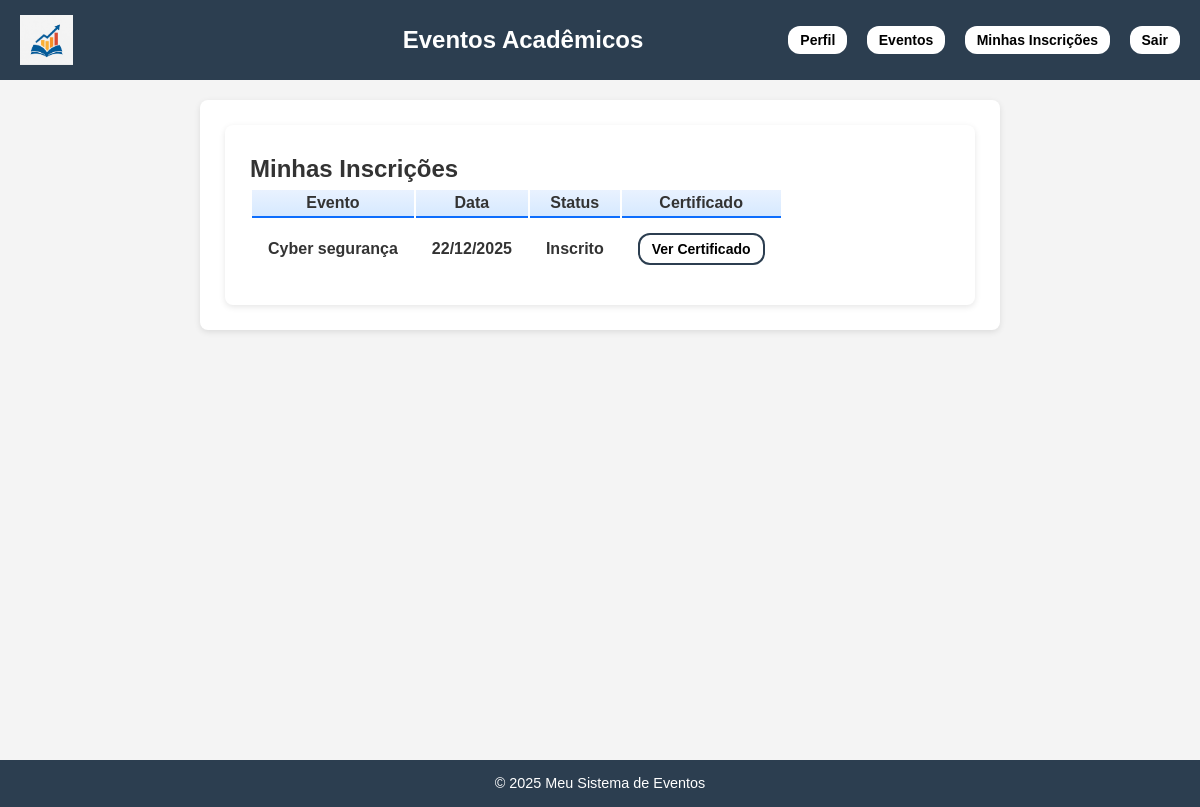
The app's page /api/inscricoes/ (signed in), older data.
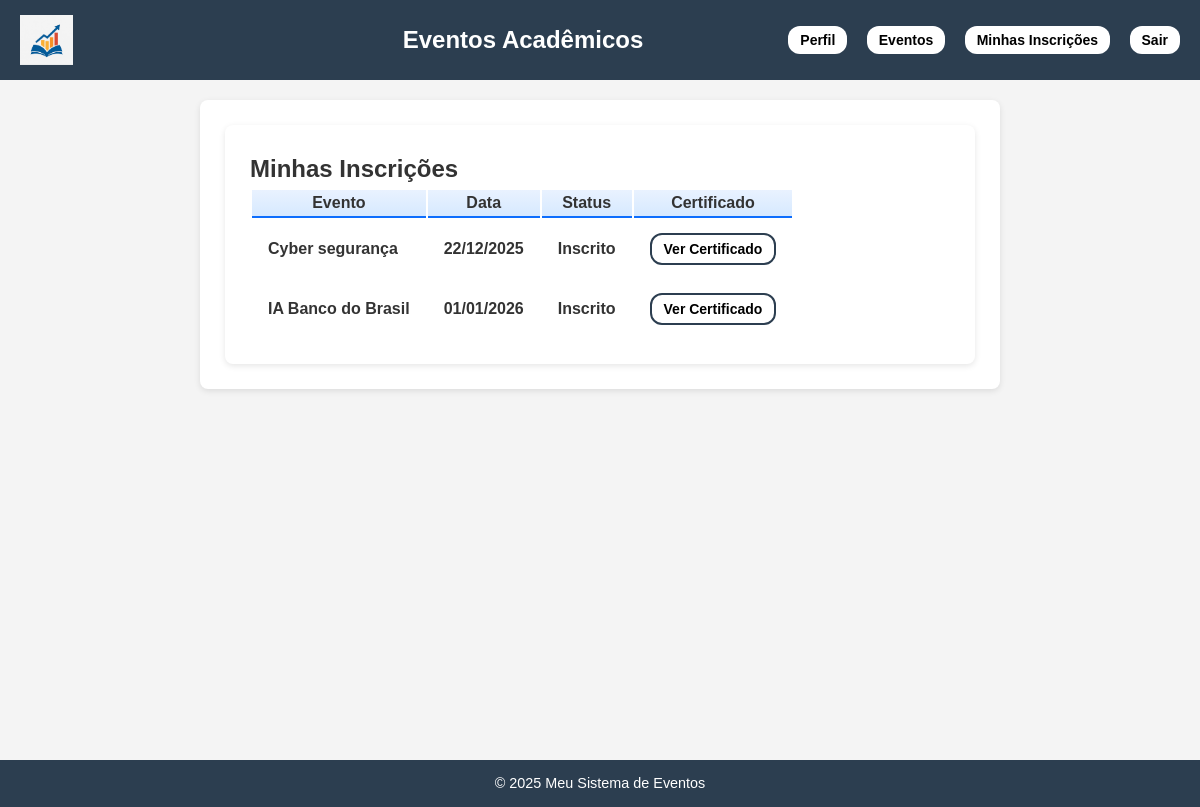
The same page, newer data.
### eventos/models.py (models this page shows, shortened)
class Inscricao(models.Model):
    STATUS = [
        ('inscrito', 'Inscrito'),
        ('cancelado', 'Cancelado'),
        ('presente', 'Presente'),
    ]
    usuario = models.ForeignKey(
        User,
        on_delete=models.CASCADE,
        related_name="inscricoes"
    )
    evento = models.ForeignKey(
        Evento,
        on_delete=models.CASCADE,
        related_name="inscricoes"
    )
    status = models.CharField(
        max_length=20,
        choices=STATUS,
        default='inscrito'
    )
    data_inscricao = models.DateTimeField(auto_now_add=True)
    class Meta:
        unique_together = ('usuario', 'evento')  # Impede inscrição duplicada
        verbose_name = "Inscrição"
        verbose_name_plural = "Inscrições"

class Evento(models.Model):
    TIPOS = [
        ('seminario', 'Seminário'),
        ('palestra', 'Palestra'),
        ('workshop', 'Workshop'),
        ('curso', 'Curso'),
    ]
    nome = models.CharField(max_length=200)
    tipo = models.CharField(max_length=20, choices=TIPOS)
    descricao = models.TextField()
    data_inicio = models.DateField()
    data_fim = models.DateField()
    horario_inicio = models.TimeField()
    horario_fim = models.TimeField()
    local = models.CharField(max_length=255)
    quantidade_participantes = models.PositiveIntegerField(null=True, blank=True)
    organizador = models.ForeignKey(
        User,
        on_delete=models.CASCADE,
        related_name="eventos_organizados"
    )
    professor = models.ForeignKey(User, on_delete=models.SET_NULL, null=True, blank=True)
    banner = models.ImageField(upload_to='banners/', blank=True, null=True)

### eventos/views.py (the view)
# urls.py: path('inscricoes/', InscricaoListView.as_view(), name='minhas-inscricoes'),
class InscricaoListView(ListView):
    model = Inscricao
    template_name = "inscricao_list.html"
    context_object_name = "inscricoes"
    def get_queryset(self):
        return Inscricao.objects.filter(usuario=self.request.user)

### eventos/context_processors.py (called while the page is built)
def perfil_context(request):
    if request.user.is_authenticated:
        return {'perfil': getattr(request.user, 'perfil', None)}
    return {}

### eventos/templates/inscricao_list.html (shortened to what this page needs)
{% extends 'base.html' %}
{% block content %}
<div class="container mt-5 d-flex justify-content-center">
    <div class="card shadow-lg p-4 w-100" style="max-width: 950px;">
        <h2 class="mb-4 text-center fw-bold text-primary">Minhas Inscrições</h2>
        <div class="table-responsive">
            <table class="table table-hover align-middle text-center shadow-sm">
                <thead class="table-primary text-dark">
                    <tr>
                        <th class="py-3 px-4"><strong>Evento</strong></th>
                        <th class="py-3 px-4"><strong>Data</strong></th>
                        <th class="py-3 px-4"><strong>Status</strong></th>
                        <th class="py-3 px-4"><strong>Certificado</strong></th>
                    </tr>
                </thead>
                <tbody>
                    {% for inscricao in inscricoes %}
                    <tr>
                        <td class="fw-semibold text-start ps-4"><strong>{{ inscricao.evento.nome }}</strong></td>
                        <td><strong>{{ inscricao.evento.data_inicio|date:"d/m/Y" }}</strong></td>
                        <td>
                            <span class="badge px-3 py-2 fs-6
                                {% if inscricao.status == 'inscrito' %} bg-success
                                {% elif inscricao.status == 'cancelado' %} bg-danger
                                {% elif inscricao.status == 'presente' %} bg-info
                                {% else %} bg-secondary
                                {% endif %}">
                                <strong>{{ inscricao.get_status_display }}</strong>
                            </span>
                        </td>
                        <td>
                            <a href="{% url 'certificado' inscricao.id %}"
                               class="buttonInscricao">
                                Ver Certificado
                            </a>
                        </td>
                    </tr>
                    {% empty %}
                    <tr>
                        <td colspan="4" class="text-muted py-4">
                            Você não possui inscrições no momento.
                        </td>
                    </tr>
                    {% endfor %}
                </tbody>
            </table>
        </div>
    </div>
</div>
{% endblock %}

### eventos/templates/base.html (shortened to what this page needs)
{% load static %}
<!DOCTYPE html>
<html lang="pt-BR">
<head>
</head>
<body>
    <header>
        <img src="{% static 'img/logo_eventos_academicos.png' %}" >
        <h1>Eventos Acadêmicos</h1>
        <nav>
            {% if user.is_authenticated %}
                <a href="{% url 'perfil' %}" class="buttonH">Perfil</a>
            {% else %}
                <a href="{% url 'login' %}?next={% url 'perfil' %}" class="buttonH">Perfil</a>
            {% endif %}
            <a href="{% url 'evento_list' %}" class="buttonH">Eventos</a>
            {% if user.is_authenticated and perfil and perfil.tipo != 'organizador' %}
             <a href="{% url 'minhas-inscricoes' %}" class="buttonH">Minhas Inscrições</a>
            {% endif %}
            {% if user.is_authenticated %}
                <form method="post" action="{% url 'logout' %}">
                    <button type="submit" class="buttonH">Sair</button>
                </form>
            {% else %}
                <a href="{% url 'login' %}" class="buttonH">Entrar</a>
                <a href="{% url 'registro' %}" class="buttonH">Registrar</a>
            {% endif %}
        </nav>
    </header>
    <main>
        <div class="container">
            {% block content %}{% endblock %}
        </div>
    </main>
    <footer>
        &copy; 2025 Meu Sistema de Eventos
    </footer>
</body>
</html>

### eventos/templates/base.html (style rules this page uses)
* { margin: 0; padding: 0; box-sizing: border-box; }
body { font-family: Arial, sans-serif; background-color: #f4f4f4; color: #333; line-height: 1.6; }
header img { height: 50px; margin-right: 200px; }
header { background-color: #2c3e50; color: #fff; padding: 15px 20px; display: flex; align-items: center; justify-content: space-between; }
header h1 { font-size: 1.5rem; }
nav a, nav form button { color: #fff; text-decoration: none; margin-left: 15px; font-size: 0.95rem; }
nav form { display: inline; }
main { padding: 20px; min-height: calc(100vh - 120px); }
.container { max-width: 800px; margin: auto; background: #fff; padding: 25px; border-radius: 8px; box-shadow: 0 2px 6px rgba(0,0,0,0.1); }
.buttonH { font-weight: bold; background-color: white; color: black; padding: 6px 12px; border-radius: 12px; text-decoration: none; font-size: 14px; transition: all 0.3s ease; }
.buttonInscricao { margin-bottom: 15px; font-weight: bold; background-color: white; border: 2px solid #2c3e50; color: black; padding: 6px 12px; border-radius: 12px; text-decoration: none; font-size: 14px; transition: all 0.3s ease; }
button { padding: 10px 15px; border: none; border-radius: 5px; background-color: #27ae60; color: white; cursor: pointer; transition: background 0.3s ease; }
footer { background-color: #2c3e50; color: white; text-align: center; padding: 12px; font-size: 0.9rem; position: relative; bottom: 0; width: 100%; }

### eventos/templates/inscricao_list.html (style rules this page uses)
thead th { font-weight: 600; background: linear-gradient(180deg, #e9f2ff, #d6e9ff); border-bottom: 2px solid #0d6efd !important; }
tbody td { padding: 1rem; vertical-align: middle; }

Row changes from the older to the newer data that the page shows:
added Inscricao: evento.nome "IA Banco do Brasil", evento.data_inicio "01/01/2026", status "Inscrito"
